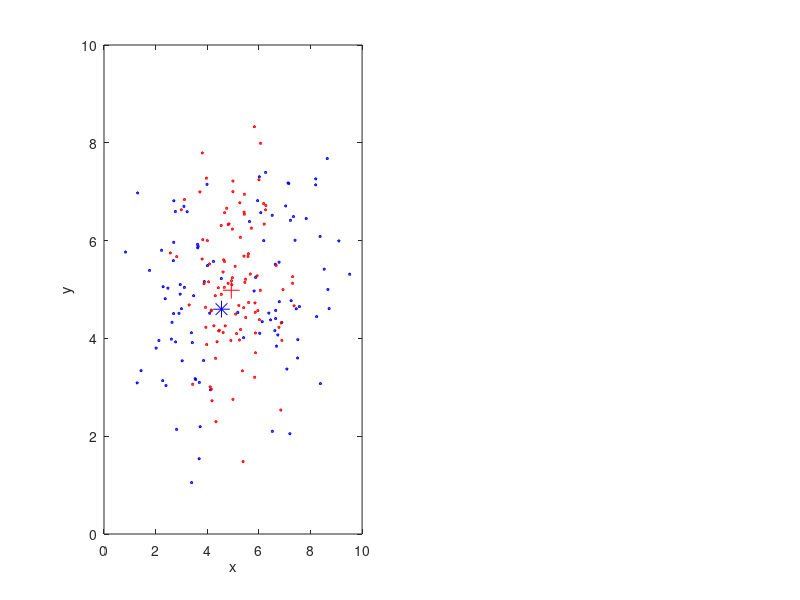

Write MATLAB code to recreate this figure. (Note: this script raises an error after producing the figure.)
load('data_lvq_A') % matA
load('data_lvq_B') % matB

close all
subplot(1,2,1)
plot(matA(:,1),matA(:,2), 'bp', 'markersize', 2);
hold on;
plot(matB(:,1),matB(:,2), 'rp', 'markersize', 2);
xlabel('x'); ylabel('y');

data = [matA ; matB];
data_labels = (floor( (0:length(data)-1) * 2 / length(data))).';
data = [data data_labels];

% The prototypes
w_A = 1;
w_B = 1;
w = zeros(w_A + w_B, ndims(data)+1);

eta = 0.01;
nrEpochs = 500;

E_1 = zeros(1,nrEpochs);
E_2 = zeros(1,nrEpochs);

% Randomly initialize the prototypes between the minimum and maximum values
% last value being their class
for i = 1 : size(w,1)
    if i <= w_A
        w(i,:) = [mean(matA) + rand()*2*std(matA)-std(matA) 0];
    else
        w(i,:) = [mean(matB) + rand()*2*std(matB)-std(matB) 1];
    end
end

plot(w(1:w_A,1), w(1:w_A,2), 'b*', 'markersize', 12);
plot(w(w_A+1:size(w,1),1), w(w_A+1:size(w,1),2), 'r+', 'markersize', 12);

for epoch = 1:nrEpochs
    % Training
    for point = 1 : size(data,1)
        % Calculate the distances for each prototype to the point
        dist = zeros(1,size(w,1));
        for prot = 1:size(w,1)
            for dim = 1:size(matA,2)
                dist(prot) = dist(prot) + (lambda(dim) * (w(prot, dim) - data(point, dim))^2);
            end
        end
        
         % Find the row with the nearest prototype
        rowMin = find(dist == min(dist),1);
         % Find the row with the nearest prototype
        %rowMin = find(pdist2(data(point,1:2), w(:,1:2)) == min(pdist2(data(point,1:2), w(:,1:2))),1);
        % If the classes of the data point and the nearest prototype are the same
        if w(rowMin,end) == data(point, end)
            % Move the row closer to the data point
            w(rowMin,1:2) = w(rowMin,1:2) + eta * (data(point,1:2) - w(rowMin,1:2));
        else
            w(rowMin,1:2) = w(rowMin,1:2) - eta * (data(point,1:2) - w(rowMin,1:2));
        end
    end
       
    % Testing
    for point = 1 : size(data,1)
        % Find the row with the nearest prototype
        rowMin = find(pdist2(data(point,1:2), w(:,1:2)) == min(pdist2(data(point,1:2), w(:,1:2))),1);
        if w(rowMin,end) ~= data(point, end)
            if point <= size(matA,1)
                E_1(epoch) = E_1(epoch) + 1;
            else
                E_2(epoch) = E_2(epoch) + 1;
            end
        end
    end
    E = E_1 + E_2;
    
    if (epoch > 10 && var(E(:,epoch-4:epoch)) < 0.05)
        E_1(:,epoch+1:end) = [];
        E_2(:,epoch+1:end) = [];
        E(:,epoch+1:end) = [];
        break
    end
end

plot(w(1:w_A,1), w(1:w_A,2), 'bh', 'markersize', 12);
plot(w(w_A+1:size(w,1),1), w(w_A+1:size(w,1),2), 'rP', 'markersize', 12);
lgnd = legend('Set A', 'Set B','Protypes A (init)', 'Protypes B (init)','Protypes A (final)', 'Protypes B (final)');
set(lgnd, 'interpreter','latex', 'fontsize', 15);

subplot(1,2,2)
plot(E_1/200)
hold on;
plot(E_2/200);
plot(E/200);
legend('Training error Class 1', 'Training error Class 2', 'Total training Error');
xlabel('Epochs')
ylabel('Training Error rate')
